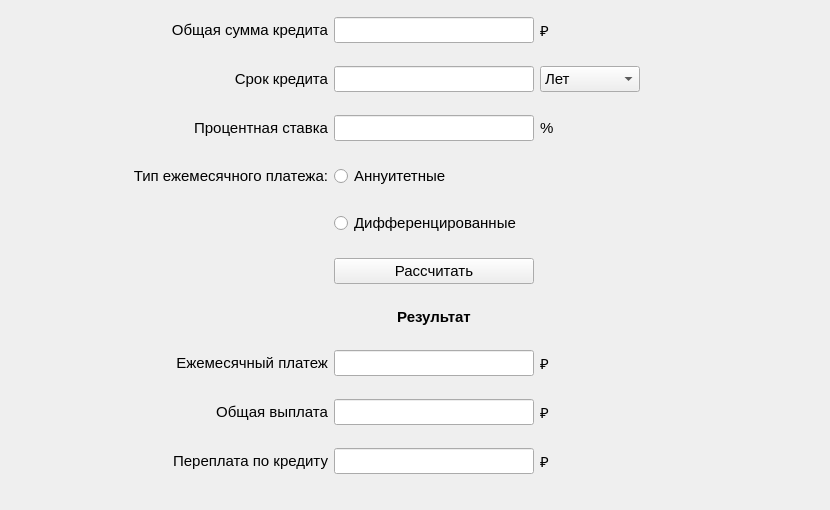
    <widget class="QWidget" name="credit_calc">
     <attribute name="title">
      <string>Кредитный калькулятор</string>
     </attribute>
     <widget class="QWidget" name="gridLayoutWidget_2">
      <property name="geometry">
       <rect>
        <x>0</x>
        <y>0</y>
        <width>821</width>
        <height>501</height>
       </rect>
      </property>
      <property name="font">
       <font>
        <family>Segoe UI</family>
        <pointsize>11</pointsize>
       </font>
      </property>
      <layout class="QGridLayout" name="gridLayout_2" rowstretch="0,0,0,0,0,0,0,0,0,0,0,0,0">
       <property name="horizontalSpacing">
        <number>6</number>
       </property>
       <item row="11" column="1">
        <widget class="QLineEdit" name="total_payout">
         <property name="maximumSize">
          <size>
           <width>200</width>
           <height>16777215</height>
          </size>
         </property>
         <property name="font">
          <font>
           <family>Segoe UI</family>
           <pointsize>11</pointsize>
          </font>
         </property>
        </widget>
       </item>
       <item row="2" column="1">
        <widget class="QLineEdit" name="percentage_rate">
         <property name="maximumSize">
          <size>
           <width>200</width>
           <height>16777215</height>
          </size>
         </property>
         <property name="font">
          <font>
           <family>Segoe UI</family>
           <pointsize>11</pointsize>
          </font>
         </property>
        </widget>
       </item>
       <item row="0" column="0">
        <widget class="QLabel" name="label">
         <property name="sizePolicy">
          <sizepolicy hsizetype="Preferred" vsizetype="Preferred">
           <horstretch>0</horstretch>
           <verstretch>0</verstretch>
          </sizepolicy>
         </property>
         <property name="maximumSize">
          <size>
           <width>16777215</width>
           <height>20</height>
          </size>
         </property>
         <property name="font">
          <font>
           <family>Segoe UI</family>
           <pointsize>11</pointsize>
           <weight>50</weight>
           <bold>false</bold>
           <kerning>true</kerning>
          </font>
         </property>
         <property name="layoutDirection">
          <enum>Qt::LeftToRight</enum>
         </property>
         <property name="text">
          <string>Общая сумма кредита</string>
         </property>
         <property name="textFormat">
          <enum>Qt::AutoText</enum>
         </property>
         <property name="alignment">
          <set>Qt::AlignRight|Qt::AlignTrailing|Qt::AlignVCenter</set>
         </property>
        </widget>
       </item>
       <item row="10" column="1">
        <widget class="QLineEdit" name="monthly_payment">
         <property name="maximumSize">
          <size>
           <width>200</width>
           <height>16777215</height>
          </size>
         </property>
         <property name="font">
          <font>
           <family>Segoe UI</family>
           <pointsize>11</pointsize>
          </font>
         </property>
        </widget>
       </item>
       <item row="11" column="0">
        <widget class="QLabel" name="label_10">
         <property name="font">
          <font>
           <family>Segoe UI</family>
           <pointsize>11</pointsize>
          </font>
         </property>
         <property name="frameShadow">
          <enum>QFrame::Plain</enum>
         </property>
         <property name="lineWidth">
          <number>1</number>
         </property>
         <property name="text">
          <string> Общая выплата</string>
         </property>
         <property name="alignment">
          <set>Qt::AlignRight|Qt::AlignTrailing|Qt::AlignVCenter</set>
         </property>
        </widget>
       </item>
       <item row="1" column="0">
        <widget class="QLabel" name="label_4">
         <property name="font">
          <font>
           <family>Segoe UI</family>
           <pointsize>11</pointsize>
           <weight>50</weight>
           <bold>false</bold>
           <kerning>true</kerning>
          </font>
         </property>
         <property name="layoutDirection">
          <enum>Qt::LeftToRight</enum>
         </property>
         <property name="text">
          <string>Cрок кредита</string>
         </property>
         <property name="textFormat">
          <enum>Qt::AutoText</enum>
         </property>
         <property name="alignment">
          <set>Qt::AlignRight|Qt::AlignTrailing|Qt::AlignVCenter</set>
         </property>
        </widget>
       </item>
       <item row="0" column="2">
        <widget class="QLabel" name="label_14">
         <property name="font">
          <font>
           <family>Segoe UI</family>
           <pointsize>11</pointsize>
          </font>
         </property>
         <property name="text">
          <string>₽</string>
         </property>
        </widget>
       </item>
       <item row="1" column="1">
        <widget class="QLineEdit" name="loan_period">
         <property name="maximumSize">
          <size>
           <width>200</width>
           <height>16777215</height>
          </size>
         </property>
         <property name="font">
          <font>
           <family>Segoe UI</family>
           <pointsize>11</pointsize>
          </font>
         </property>
        </widget>
       </item>
       <item row="7" column="1">
        <widget class="QPushButton" name="pushButton_calculate_credit">
         <property name="maximumSize">
          <size>
           <width>200</width>
           <height>16777215</height>
          </size>
         </property>
         <property name="font">
          <font>
           <family>Segoe UI</family>
           <pointsize>11</pointsize>
          </font>
         </property>
         <property name="text">
          <string>Рассчитать</string>
         </property>
         <property name="autoDefault">
          <bool>false</bool>
         </property>
        </widget>
       </item>
       <item row="12" column="0">
        <widget class="QLabel" name="label_9">
         <property name="font">
          <font>
           <family>Segoe UI</family>
           <pointsize>11</pointsize>
          </font>
         </property>
         <property name="text">
          <string>Переплата по кредиту</string>
         </property>
         <property name="alignment">
          <set>Qt::AlignRight|Qt::AlignTrailing|Qt::AlignVCenter</set>
         </property>
        </widget>
       </item>
       <item row="2" column="2">
        <widget class="QLabel" name="label_16">
         <property name="font">
          <font>
           <family>Segoe UI</family>
           <pointsize>11</pointsize>
          </font>
         </property>
         <property name="text">
          <string>%</string>
         </property>
         <property name="alignment">
          <set>Qt::AlignLeading|Qt::AlignLeft|Qt::AlignVCenter</set>
         </property>
        </widget>
       </item>
       <item row="11" column="2">
        <widget class="QLabel" name="label_12">
         <property name="font">
          <font>
           <family>Segoe UI</family>
           <pointsize>11</pointsize>
          </font>
         </property>
         <property name="text">
          <string>₽</string>
         </property>
        </widget>
       </item>
       <item row="12" column="1">
        <widget class="QLineEdit" name="overpayment_loan">
         <property name="maximumSize">
          <size>
           <width>200</width>
           <height>16777215</height>
          </size>
         </property>
         <property name="font">
          <font>
           <family>Segoe UI</family>
           <pointsize>11</pointsize>
          </font>
         </property>
        </widget>
       </item>
       <item row="10" column="0">
        <widget class="QLabel" name="label_8">
         <property name="maximumSize">
          <size>
           <width>16777215</width>
           <height>20</height>
          </size>
         </property>
         <property name="font">
          <font>
           <family>Segoe UI</family>
           <pointsize>11</pointsize>
          </font>
         </property>
         <property name="text">
          <string> Ежемесячный платеж</string>
         </property>
         <property name="alignment">
          <set>Qt::AlignRight|Qt::AlignTrailing|Qt::AlignVCenter</set>
         </property>
        </widget>
       </item>
       <item row="3" column="0">
        <widget class="QLabel" name="label_17">
         <property name="sizePolicy">
          <sizepolicy hsizetype="Preferred" vsizetype="Preferred">
           <horstretch>0</horstretch>
           <verstretch>0</verstretch>
          </sizepolicy>
         </property>
         <property name="maximumSize">
          <size>
           <width>16777215</width>
           <height>20</height>
          </size>
         </property>
         <property name="font">
          <font>
           <family>Segoe UI</family>
           <pointsize>11</pointsize>
           <weight>50</weight>
           <bold>false</bold>
           <kerning>true</kerning>
          </font>
         </property>
         <property name="layoutDirection">
          <enum>Qt::LeftToRight</enum>
         </property>
         <property name="text">
          <string>Тип ежемесячного платежа:</string>
         </property>
         <property name="textFormat">
          <enum>Qt::AutoText</enum>
         </property>
         <property name="alignment">
          <set>Qt::AlignRight|Qt::AlignTrailing|Qt::AlignVCenter</set>
         </property>
        </widget>
       </item>
       <item row="4" column="1">
        <widget class="QRadioButton" name="differentiated">
         <property name="font">
          <font>
           <family>Segoe UI</family>
           <pointsize>11</pointsize>
          </font>
         </property>
         <property name="text">
          <string>Дифференцированные</string>
         </property>
        </widget>
       </item>
       <item row="2" column="0">
        <widget class="QLabel" name="label_7">
         <property name="maximumSize">
          <size>
           <width>16777215</width>
           <height>20</height>
          </size>
         </property>
         <property name="font">
          <font>
           <family>Segoe UI</family>
           <pointsize>11</pointsize>
           <weight>50</weight>
           <bold>false</bold>
           <kerning>true</kerning>
          </font>
         </property>
         <property name="layoutDirection">
          <enum>Qt::LeftToRight</enum>
         </property>
         <property name="autoFillBackground">
          <bool>false</bool>
         </property>
         <property name="text">
          <string>Процентная ставка</string>
         </property>
         <property name="alignment">
          <set>Qt::AlignRight|Qt::AlignTrailing|Qt::AlignVCenter</set>
         </property>
        </widget>
       </item>
       <item row="0" column="1">
        <widget class="QLineEdit" name="credit_sum">
         <property name="maximumSize">
          <size>
           <width>200</width>
           <height>16777215</height>
          </size>
         </property>
         <property name="font">
          <font>
           <family>Segoe UI</family>
           <pointsize>11</pointsize>
          </font>
         </property>
        </widget>
       </item>
       <item row="7" column="2">
        <widget class="QLabel" name="credit_error">
         <property name="font">
          <font>
           <family>Segoe UI</family>
           <pointsize>11</pointsize>
           <weight>75</weight>
           <bold>true</bold>
          </font>
         </property>
         <property name="text">
          <string/>
         </property>
        </widget>
       </item>
       <item row="3" column="1">
        <widget class="QRadioButton" name="annuities">
         <property name="font">
          <font>
           <family>Segoe UI</family>
           <pointsize>11</pointsize>
          </font>
         </property>
         <property name="text">
          <string>Аннуитетные</string>
         </property>
        </widget>
       </item>
       <item row="1" column="2">
        <widget class="QComboBox" name="credit_period_choice">
         <property name="maximumSize">
          <size>
           <width>100</width>
           <height>16777215</height>
          </size>
         </property>
         <property name="font">
          <font>
           <family>Segoe UI</family>
           <pointsize>11</pointsize>
          </font>
         </property>
         <property name="iconSize">
          <size>
           <width>16</width>
           <height>16</height>
          </size>
         </property>
         <item>
          <property name="text">
           <string>Лет</string>
          </property>
         </item>
         <item>
          <property name="text">
           <string>Месяцев</string>
          </property>
         </item>
        </widget>
       </item>
       <item row="8" column="1">
        <widget class="QLabel" name="label_11">
         <property name="maximumSize">
          <size>
           <width>16777215</width>
           <height>20</height>
          </size>
         </property>
         <property name="font">
          <font>
           <family>Segoe UI</family>
           <pointsize>11</pointsize>
           <weight>75</weight>
           <bold>true</bold>
          </font>
         </property>
         <property name="text">
          <string>Результат</string>
         </property>
         <property name="alignment">
          <set>Qt::AlignCenter</set>
         </property>
        </widget>
       </item>
       <item row="10" column="2">
        <widget class="QLabel" name="label_13">
         <property name="font">
          <font>
           <family>Segoe UI</family>
           <pointsize>11</pointsize>
          </font>
         </property>
         <property name="text">
          <string>₽</string>
         </property>
        </widget>
       </item>
       <item row="12" column="2">
        <widget class="QLabel" name="label_18">
         <property name="font">
          <font>
           <family>Segoe UI</family>
           <pointsize>11</pointsize>
          </font>
         </property>
         <property name="text">
          <string>₽</string>
         </property>
        </widget>
       </item>
       <item row="1" column="3">
        <widget class="QLabel" name="label_15">
         <property name="maximumSize">
          <size>
           <width>175</width>
           <height>16777215</height>
          </size>
         </property>
         <property name="font">
          <font>
           <family>Segoe UI</family>
           <pointsize>11</pointsize>
          </font>
         </property>
         <property name="text">
          <string/>
         </property>
        </widget>
       </item>
      </layout>
     </widget>
    </widget>
